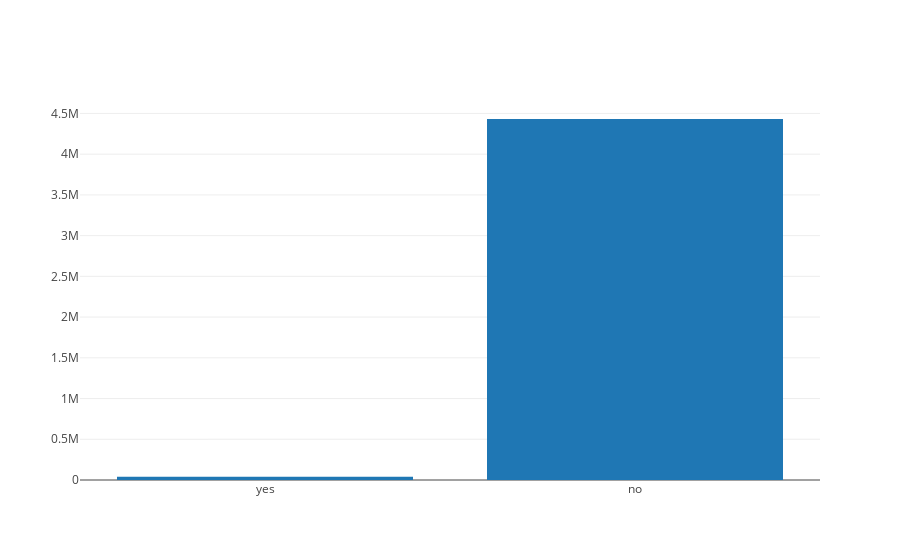

Source (notebook cell):
### Code cell
offline.iplot(data)

### Figure 1 — Plotly figure (JSON) as saved in the notebook; plotly's stock layout.template omitted (floating-point values rounded to 4 significant figures)
{"data": [{"type": "bar", "uid": "a1d4733a-0389-11e9-9601-48df3706a58c", "x": ["yes", "no"], "y": [39064, 4431913]}], "layout": {}}
